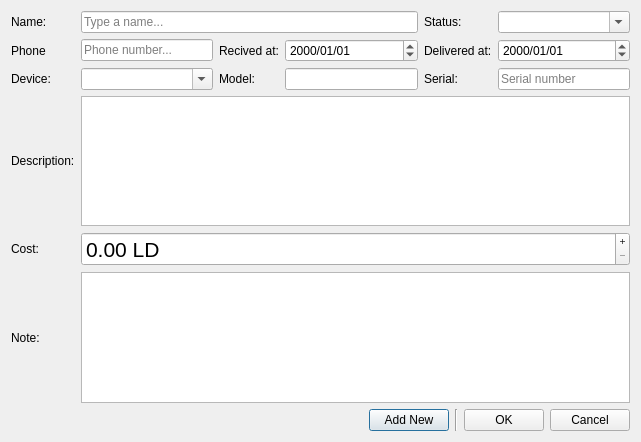
<?xml version="1.0" encoding="UTF-8"?>
<ui version="4.0">
 <class>DialogNew</class>
 <widget class="QDialog" name="DialogNew">
  <property name="geometry">
   <rect>
    <x>0</x>
    <y>0</y>
    <width>641</width>
    <height>442</height>
   </rect>
  </property>
  <property name="windowTitle">
   <string>Invoice</string>
  </property>
  <property name="windowIcon">
   <iconset resource="res.qrc">
    <normaloff>:/icons/res/document-new.png</normaloff>:/icons/res/document-new.png</iconset>
  </property>
  <layout class="QVBoxLayout" name="verticalLayout">
   <item>
    <layout class="QGridLayout" name="gridLayout">
     <item row="4" column="0">
      <widget class="QLabel" name="label_4">
       <property name="sizePolicy">
        <sizepolicy hsizetype="Preferred" vsizetype="Preferred">
         <horstretch>0</horstretch>
         <verstretch>0</verstretch>
        </sizepolicy>
       </property>
       <property name="text">
        <string>Cost:</string>
       </property>
       <property name="buddy">
        <cstring>doubleSpinBox_cost</cstring>
       </property>
      </widget>
     </item>
     <item row="0" column="5">
      <widget class="QComboBox" name="comboBox_status">
       <property name="editable">
        <bool>true</bool>
       </property>
      </widget>
     </item>
     <item row="3" column="0">
      <widget class="QLabel" name="label_3">
       <property name="sizePolicy">
        <sizepolicy hsizetype="Preferred" vsizetype="Preferred">
         <horstretch>0</horstretch>
         <verstretch>0</verstretch>
        </sizepolicy>
       </property>
       <property name="text">
        <string>Description:</string>
       </property>
       <property name="buddy">
        <cstring>plainTextEdit_description</cstring>
       </property>
      </widget>
     </item>
     <item row="0" column="1" colspan="3">
      <widget class="QLineEdit" name="lineEdit_name">
       <property name="placeholderText">
        <string>Type a name...</string>
       </property>
      </widget>
     </item>
     <item row="1" column="0">
      <widget class="QLabel" name="label_10">
       <property name="sizePolicy">
        <sizepolicy hsizetype="Preferred" vsizetype="Preferred">
         <horstretch>0</horstretch>
         <verstretch>0</verstretch>
        </sizepolicy>
       </property>
       <property name="text">
        <string>Phone</string>
       </property>
      </widget>
     </item>
     <item row="2" column="0">
      <widget class="QLabel" name="label_2">
       <property name="sizePolicy">
        <sizepolicy hsizetype="Preferred" vsizetype="Preferred">
         <horstretch>0</horstretch>
         <verstretch>0</verstretch>
        </sizepolicy>
       </property>
       <property name="text">
        <string>Device:</string>
       </property>
       <property name="buddy">
        <cstring>comboBox_device</cstring>
       </property>
      </widget>
     </item>
     <item row="4" column="1" colspan="5">
      <widget class="QDoubleSpinBox" name="doubleSpinBox_cost">
       <property name="font">
        <font>
         <pointsize>16</pointsize>
         <weight>50</weight>
         <italic>false</italic>
         <bold>false</bold>
        </font>
       </property>
       <property name="buttonSymbols">
        <enum>QAbstractSpinBox::PlusMinus</enum>
       </property>
       <property name="suffix">
        <string> LD</string>
       </property>
       <property name="maximum">
        <double>99999999.989999994635582</double>
       </property>
      </widget>
     </item>
     <item row="1" column="5">
      <widget class="QDateEdit" name="dateEdit_delivered">
       <property name="displayFormat">
        <string>yyyy/MM/dd</string>
       </property>
      </widget>
     </item>
     <item row="0" column="0">
      <widget class="QLabel" name="label">
       <property name="sizePolicy">
        <sizepolicy hsizetype="Preferred" vsizetype="Preferred">
         <horstretch>0</horstretch>
         <verstretch>0</verstretch>
        </sizepolicy>
       </property>
       <property name="text">
        <string>Name:</string>
       </property>
       <property name="buddy">
        <cstring>lineEdit_name</cstring>
       </property>
      </widget>
     </item>
     <item row="3" column="1" colspan="5">
      <widget class="QPlainTextEdit" name="plainTextEdit_description">
       <property name="tabChangesFocus">
        <bool>true</bool>
       </property>
      </widget>
     </item>
     <item row="1" column="2">
      <widget class="QLabel" name="label_5">
       <property name="sizePolicy">
        <sizepolicy hsizetype="Preferred" vsizetype="Preferred">
         <horstretch>0</horstretch>
         <verstretch>0</verstretch>
        </sizepolicy>
       </property>
       <property name="text">
        <string>Recived at:</string>
       </property>
       <property name="buddy">
        <cstring>dateEdit_recived</cstring>
       </property>
      </widget>
     </item>
     <item row="0" column="4">
      <widget class="QLabel" name="label_11">
       <property name="sizePolicy">
        <sizepolicy hsizetype="Preferred" vsizetype="Preferred">
         <horstretch>0</horstretch>
         <verstretch>0</verstretch>
        </sizepolicy>
       </property>
       <property name="text">
        <string>Status:</string>
       </property>
       <property name="buddy">
        <cstring>comboBox_status</cstring>
       </property>
      </widget>
     </item>
     <item row="1" column="4">
      <widget class="QLabel" name="label_delivered">
       <property name="sizePolicy">
        <sizepolicy hsizetype="Preferred" vsizetype="Preferred">
         <horstretch>0</horstretch>
         <verstretch>0</verstretch>
        </sizepolicy>
       </property>
       <property name="text">
        <string>Delivered at:</string>
       </property>
       <property name="buddy">
        <cstring>dateEdit_delivered</cstring>
       </property>
      </widget>
     </item>
     <item row="1" column="3">
      <widget class="QDateEdit" name="dateEdit_recived">
       <property name="displayFormat">
        <string>yyyy/MM/dd</string>
       </property>
      </widget>
     </item>
     <item row="2" column="1">
      <widget class="QComboBox" name="comboBox_device">
       <property name="editable">
        <bool>true</bool>
       </property>
      </widget>
     </item>
     <item row="2" column="2">
      <widget class="QLabel" name="label_8">
       <property name="sizePolicy">
        <sizepolicy hsizetype="Preferred" vsizetype="Preferred">
         <horstretch>0</horstretch>
         <verstretch>0</verstretch>
        </sizepolicy>
       </property>
       <property name="text">
        <string>Model:</string>
       </property>
      </widget>
     </item>
     <item row="2" column="4">
      <widget class="QLabel" name="label_9">
       <property name="sizePolicy">
        <sizepolicy hsizetype="Preferred" vsizetype="Preferred">
         <horstretch>0</horstretch>
         <verstretch>0</verstretch>
        </sizepolicy>
       </property>
       <property name="text">
        <string>Serial:</string>
       </property>
       <property name="buddy">
        <cstring>lineEdit_serial</cstring>
       </property>
      </widget>
     </item>
     <item row="2" column="5">
      <widget class="QLineEdit" name="lineEdit_serial">
       <property name="placeholderText">
        <string>Serial number</string>
       </property>
      </widget>
     </item>
     <item row="5" column="0">
      <widget class="QLabel" name="label_7">
       <property name="sizePolicy">
        <sizepolicy hsizetype="Preferred" vsizetype="Preferred">
         <horstretch>0</horstretch>
         <verstretch>0</verstretch>
        </sizepolicy>
       </property>
       <property name="text">
        <string>Note:</string>
       </property>
       <property name="buddy">
        <cstring>plainTextEdit_note</cstring>
       </property>
      </widget>
     </item>
     <item row="5" column="1" colspan="5">
      <widget class="QPlainTextEdit" name="plainTextEdit_note">
       <property name="tabChangesFocus">
        <bool>true</bool>
       </property>
      </widget>
     </item>
     <item row="1" column="1">
      <widget class="QLineEdit" name="lineEdit_phone">
       <property name="text">
        <string/>
       </property>
       <property name="placeholderText">
        <string>Phone number...</string>
       </property>
      </widget>
     </item>
     <item row="2" column="3">
      <widget class="QLineEdit" name="lineEdit_model"/>
     </item>
    </layout>
   </item>
   <item>
    <widget class="QWidget" name="widget" native="true">
     <layout class="QHBoxLayout" name="horizontalLayout">
      <property name="leftMargin">
       <number>0</number>
      </property>
      <property name="topMargin">
       <number>0</number>
      </property>
      <property name="rightMargin">
       <number>0</number>
      </property>
      <property name="bottomMargin">
       <number>0</number>
      </property>
      <item>
       <spacer name="horizontalSpacer">
        <property name="orientation">
         <enum>Qt::Horizontal</enum>
        </property>
        <property name="sizeHint" stdset="0">
         <size>
          <width>40</width>
          <height>20</height>
         </size>
        </property>
       </spacer>
      </item>
      <item>
       <widget class="QPushButton" name="pushButton_add">
        <property name="text">
         <string>Add New</string>
        </property>
        <property name="icon">
         <iconset resource="res.qrc">
          <normaloff>:/icons/res/list-add.png</normaloff>:/icons/res/list-add.png</iconset>
        </property>
       </widget>
      </item>
      <item>
       <widget class="Line" name="line">
        <property name="orientation">
         <enum>Qt::Vertical</enum>
        </property>
       </widget>
      </item>
      <item>
       <widget class="QPushButton" name="pushButton_ok">
        <property name="text">
         <string>OK</string>
        </property>
        <property name="icon">
         <iconset resource="res.qrc">
          <normaloff>:/icons/res/dialog-ok-apply.png</normaloff>:/icons/res/dialog-ok-apply.png</iconset>
        </property>
       </widget>
      </item>
      <item>
       <widget class="QPushButton" name="pushButton_cancel">
        <property name="text">
         <string>Cancel</string>
        </property>
        <property name="icon">
         <iconset resource="res.qrc">
          <normaloff>:/icons/res/dialog-cancel.png</normaloff>:/icons/res/dialog-cancel.png</iconset>
        </property>
       </widget>
      </item>
     </layout>
    </widget>
   </item>
  </layout>
 </widget>
 <tabstops>
  <tabstop>lineEdit_name</tabstop>
  <tabstop>comboBox_status</tabstop>
  <tabstop>dateEdit_recived</tabstop>
  <tabstop>comboBox_device</tabstop>
  <tabstop>lineEdit_serial</tabstop>
  <tabstop>plainTextEdit_description</tabstop>
  <tabstop>doubleSpinBox_cost</tabstop>
  <tabstop>plainTextEdit_note</tabstop>
  <tabstop>dateEdit_delivered</tabstop>
 </tabstops>
 <resources>
  <include location="res.qrc"/>
 </resources>
 <connections>
  <connection>
   <sender>pushButton_cancel</sender>
   <signal>clicked()</signal>
   <receiver>DialogNew</receiver>
   <slot>reject()</slot>
   <hints>
    <hint type="sourcelabel">
     <x>591</x>
     <y>420</y>
    </hint>
    <hint type="destinationlabel">
     <x>320</x>
     <y>220</y>
    </hint>
   </hints>
  </connection>
 </connections>
</ui>
